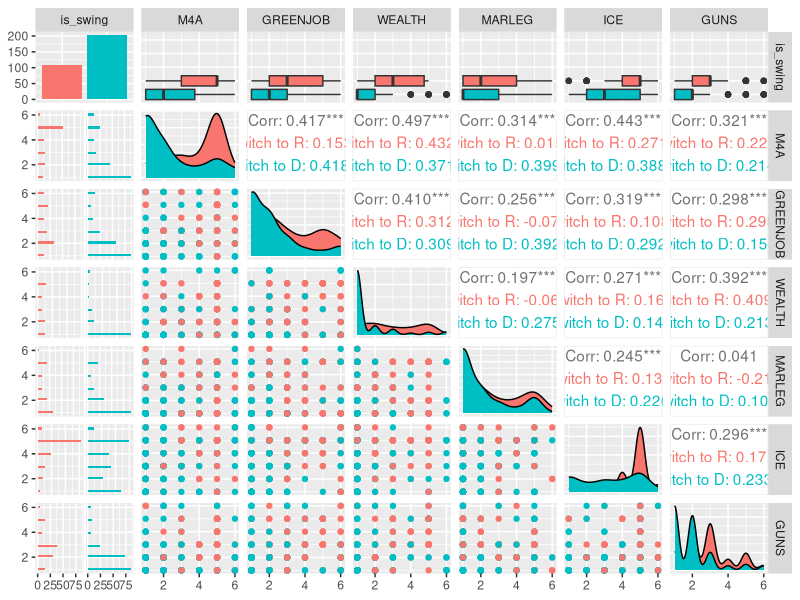
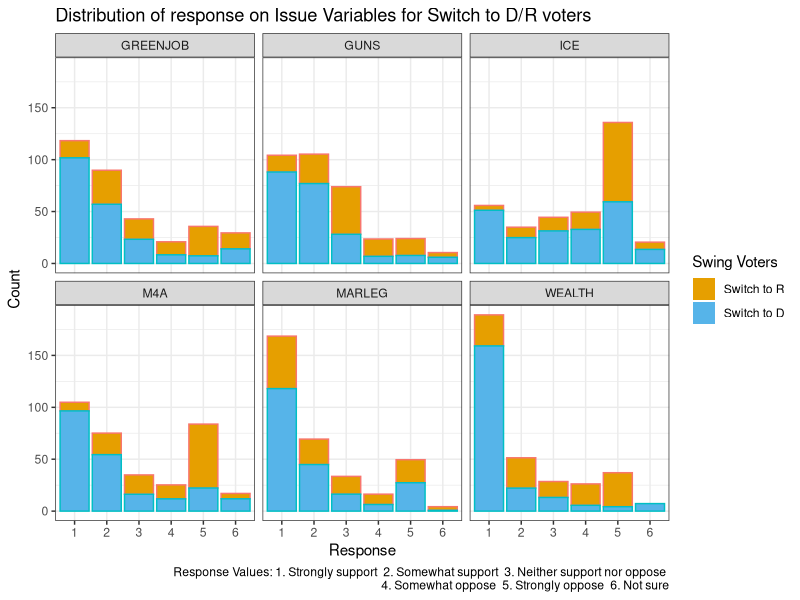

The R script that drew these images, in order:
## ---- chunk 1
knitr::opts_chunk$set(tidy = TRUE, warning = FALSE, echo = FALSE, message = FALSE)
library(foreign)
library(tidyverse)
library(broom)
library(data.table)
library(GGally)

## ---- chunk 2
# Load Data
dfp_WTHH = read.csv("DFP_WTHH_release.csv")
names(dfp_WTHH)[1] <- "rowid"
dfp = dfp_WTHH %>% select(rowid, house3, presvote16post, weight_DFP, M4A, GREENJOB, WEALTH, MARLEG, ICE, GUNS, POP_1, POP_2, POP_3, gender)
# Removing NAs or 7 (Did not vote) for presvote16post
dfp =  dfp[!(is.na(dfp$presvote16post) | dfp$presvote16post == 7),]
# summary(dfp)
n_row = nrow(dfp)
## ---- chunk 3
is_swing_voter <- function() {
  vect = as.numeric(rep.int(1, times = n_row))
  for(i in 1:n_row) {
    if(dfp$presvote16post[i] == 1 && dfp$house3[i] == 1)
      vect[i] = 2
    else if(dfp$presvote16post[i] == 2 && dfp$house3[i] == 2)
      vect[i] = 3
    else if(dfp$presvote16post[i] != 2 && dfp$house3[i] == 2)
      vect[i] = 4
    else if(dfp$presvote16post[i] != 1 && dfp$house3[i] == 1)
      vect[i] = 5
  }
  return(vect)
}
# 1 = Swing, 2 = Loyal Demo, 3 = Loyal Rep, 4 = Switch to R, 5 = Switch to D
dfp$is_swing = is_swing_voter()
dfp$is_swing = factor(dfp$is_swing, labels = c("Swing", "Loyal Democrat", "Loyal Republican", "Switch to R", "Switch to D"))

## ---- chunk 4
dfp.q1 = dfp %>% subset(., subset = (.$is_swing == "Switch to R" | (.$is_swing == "Switch to D")), select = c("is_swing", "M4A", "GREENJOB", "WEALTH", "MARLEG", "ICE", "GUNS", "weight_DFP"))
ggpairs(dfp.q1, aes(color = is_swing), columns = c("is_swing", "M4A", "GREENJOB", "WEALTH", "MARLEG", "ICE", "GUNS"))
## ---- chunk 5
cb_palette2 = c("#E69F00", "#56B4E9")

dfp.q1 = gather(dfp.q1, key = "ISSUE", value = "RESPONSE", c("M4A", "GREENJOB", "WEALTH", "MARLEG", "ICE", "GUNS"))
dfp.q1$RESPONSE = factor(dfp.q1$RESPONSE)
dfp.q1 = na.omit(dfp.q1)
ggplot(dfp.q1, aes(x = RESPONSE, color = is_swing, fill = is_swing)) + stat_count((aes(weight = weight_DFP))) + facet_wrap(~ISSUE) + theme_bw() + guides(fill = guide_legend(title="Swing Voters"), color = FALSE) + scale_fill_manual(values = cb_palette2) + labs(title="Distribution of response on Issue Variables for Switch to D/R voters", caption = "Response Values: 1. Strongly support  2. Somewhat support  3. Neither support nor oppose \n  4. Somewhat oppose  5. Strongly oppose  6. Not sure") + ylab("Count") + xlab("Response")
